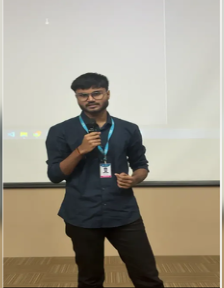
#> input picture test.jpg, 224 x 288 px
$ python test_edge_detection.py
#> lines starting #> are read from the running program, lines starting #| are printed output that depends on the picture; after the words box and inside, x2 and y2 are one past the last pixel; in counts of white or black regions, pixels touching at a corner belong together
### image_processing.py
import cv2
import os


def load_image(image_path):


#> called with image_path = 'test.jpg'
    if not os.path.isabs(image_path):
        project_folder = os.path.dirname(os.path.abspath(__file__))
        image_path = os.path.join(project_folder, image_path)

    image = cv2.imread(image_path)
#> image is the input picture: shape (288, 224, 3); mean B, G, R 140.2, 154.1, 160.2

    if image is None:
        raise ValueError("Could not load the image.")

    return image


# [15 lines left out: function resize_image, not called in this run]


def prepare_image(image):


    gray = cv2.cvtColor(
        image,
        cv2.COLOR_BGR2GRAY
    )
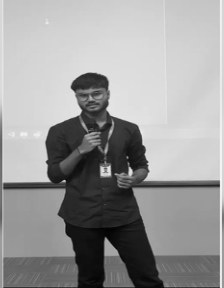
#> gray: shape (288, 224); min 3, max 244, mean 154.3

    blurred = cv2.GaussianBlur(
        gray,
        (5, 5),
        0
    )
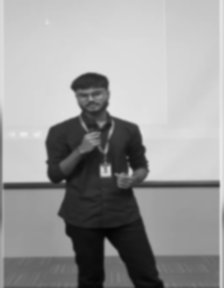
#> blurred: shape (288, 224); min 4, max 235, mean 154.4

    return blurred

### edge_detection.py
import cv2
import numpy as np


# [14 lines left out: functions convert_to_grayscale, apply_gaussian_blur, not called in this run]


def detect_edges(gray_image):

    edges = cv2.Canny(
        gray_image,
        50,
        150
    )
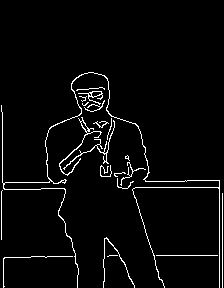
#> edges: shape (288, 224); 3.5% white in thin lines or dots, all inside (x1, y1, x2, y2) = (1, 72, 223, 288)
    return edges


def detect_lines(edges):


    lines = cv2.HoughLinesP(
        edges,
        rho=1,
        theta=np.pi / 180,
        threshold=50,
        minLineLength=50,
        maxLineGap=10
    )
#> lines = [[219, 287, 219, 180], [222, 287, 222, 193], [127, 174, 155, 260], [145, 181, 218, 180], [118, 187, 218, 187], [153, 255, 217, 255], [1, 239, 2, 137], [5, 182, 65, 182]]

    if lines is None:
        return []

    return lines


def draw_lines(image, lines):


    result = image.copy()

    for line in lines:

        x1, y1, x2, y2 = line[0]

        cv2.line(
            result,
            (x1, y1),
            (x2, y2),
            (0, 255, 0),
            3
        )

    return result

### result_analysis.py
def count_lines(lines):

    return len(lines)


# [22 lines left out: functions calculate_edge_percentage, generate_result_message, not called in this run]

### test_edge_detection.py
import cv2

from image_processing import load_image, prepare_image
from edge_detection import detect_edges, detect_lines, draw_lines
from result_analysis import count_lines


# Load test image
image = load_image("test.jpg")

# Prepare image
prepared_image = prepare_image(image)

# Detect edges using Canny
edges = detect_edges(prepared_image)

# Detect straight lines using Hough Transform
lines = detect_lines(edges)

# Draw detected lines
result = draw_lines(image, lines)
#> the loop in draw_lines, `for line in lines: ` made 8 passes
#> after the loop in draw_lines, `for line in lines:`:
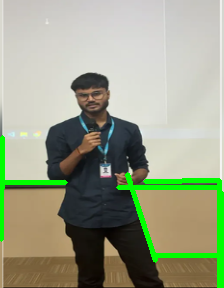
#> result: shape (288, 224, 3); 4.87% of pixels changed, all inside (x1, y1, x2, y2) = (0, 135, 224, 288)

# Count detected lines
line_count = count_lines(lines)
#> line_count = 8


print("********************************")
print("CANNY + HOUGH LINE DETECTION")
print("********************************")
print("Lines detected:", line_count)
#| Lines detected: 8
print("********************************")

# Save results
cv2.imwrite("edge_result.jpg", edges)
cv2.imwrite("line_detection_result.jpg", result)

print("Results saved successfully.")
